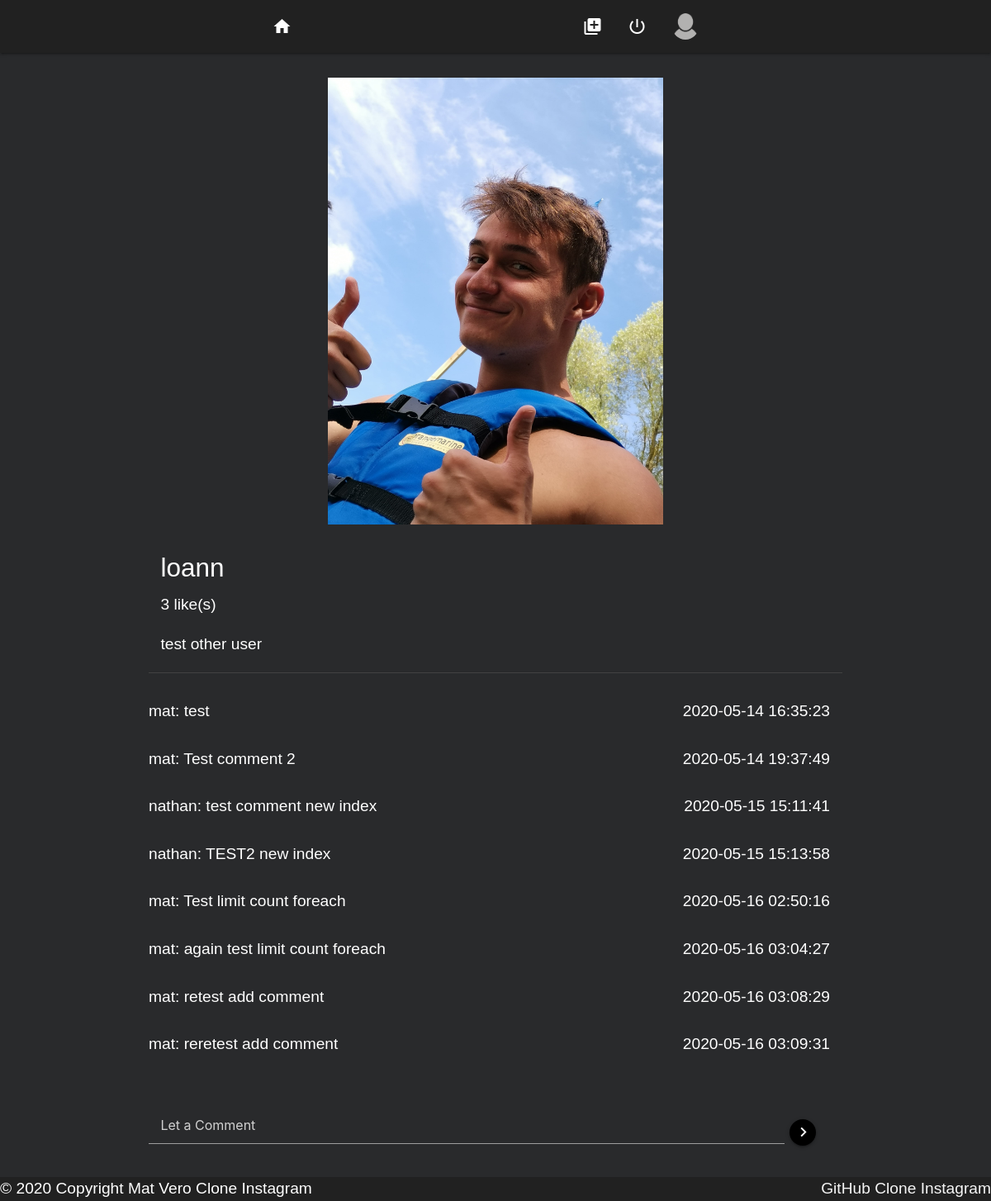
Screenshot of /photos/photo.php?id=4 with the database file from the repository.
### tables this page shows
CREATE TABLE `photos` (
  `id` int(11) NOT NULL,
  `user_id` int(11) NOT NULL,
  `urlphoto` varchar(255) DEFAULT NULL,
  `created_at` datetime NOT NULL,
  `caption` text NOT NULL,
  `ip_address` varchar(39) NOT NULL
);

CREATE TABLE `users` (
  `id` int(11) NOT NULL,
  `nickname` varchar(255) NOT NULL,
  `password` varchar(255) NOT NULL,
  `mail` varchar(255) NOT NULL,
  `created_at` datetime NOT NULL,
  `ip_address` varchar(39) NOT NULL,
  `profile_photo` varchar(255) DEFAULT '0'
);

CREATE TABLE `comments` (
  `id` int(11) NOT NULL,
  `photos_id` int(11) NOT NULL,
  `users_id` int(11) NOT NULL,
  `comment` text NOT NULL,
  `created_at` datetime NOT NULL,
  `ip_address` varchar(39) NOT NULL
);

### photos/photo.php (the view, shortened to what this page needs)
<?php
require '../connection.php';
require '../partials/header.php';
$photoid = $_GET['id'];
$allcommentsshow = $bdd->query(
    'SELECT comments.*, users.nickname, photos.id AS photo_id, photos.caption
                              FROM comments
                              INNER JOIN photos
                                ON photos.id = comments.photos_id
                                INNER JOIN users
                                ON users.id = comments.users_id
                              ORDER BY comments.created_at ASC'
);
$allcomments = $allcommentsshow->fetchAll(PDO::FETCH_ASSOC);
$reqUniquePhoto = $bdd->query('SELECT photos.*, users.nickname FROM photos INNER JOIN users ON users.id = photos.user_id WHERE photos.id=' . $photoid . '');
$photo = $reqUniquePhoto->fetch(PDO::FETCH_ASSOC);
?>
<section>
    <div class="container">
        <div class="row zoomall">
            <div class="col s12 offset s4">
                <div class="card-image">
                    <img class="zoomimg" src="../pictures/<?php echo $photo['urlphoto'] ?>">
                </div>
                <div class="section caption-zoom">
                    <h5><?= $photo['nickname'] ?></h5>
                    <?php
                        $likes = $bdd->prepare('SELECT id FROM likes WHERE photos_id = ?');
                        $likes->execute(array($photo['id']));
                        $likes = $likes->rowCount();
                    ?>
                    <span class="white-text left"><?= $likes ?> like(s)</span><br>
                    <p><?= $photo['caption'] ?></p>
                </div>
            </div>
        </div>
        <div class="divider grey darken-3"></div>
        <div class="row" id="allcomments">
            <?php foreach ($allcomments as $comment) {
                if ($comment['photos_id'] == $photoid) { ?>
                    <div class="update_comments">
                        <span class="textarea1  left"><?= $comment['nickname'] ?></span>
                        <span class="textarea1"> : <?= $comment['comment'] ?></span>
                        <span class="textarea1 right"> <?= $comment['created_at'] ?></span>
                    </div><br>
            <?php }
            }; ?>
        </div>
    </div>
    <div class="container">
        <div class="row fixed-bottom" id="add-comment">
            <form action="add-commentary.php" method="POST">
                <div class="input-message">
                    <input name="comment" class="materialize add-comment input-pink col l11 white-text" placeholder="Let a Comment">
                    <button class="btn-floating btn-small black waves-light  right btnsubmit" type="submit" name="submit"><i class="material-icons small right">chevron_right</i></button>
                </div>
            </form>
        </div>
    </div>
</section>
<?php
include '../partials/footer.php'
?>
</body>
</html>

### partials/header.php (shortened to what this page needs)
<?php
$reqPhotos = $bdd->query('SELECT photos.*, users.nickname, users.profile_photo AS photoProf FROM photos INNER JOIN users ON photos.user_id = users.id WHERE photos.user_id = users.id ORDER BY photos.created_at DESC');
$photos = $reqPhotos->fetchAll(PDO::FETCH_ASSOC);
?>
<!DOCTYPE html>
<html lang="en">
<head>
    <link rel="stylesheet" href="/css/materialize.min.css">
    <link rel="stylesheet" href="/css/style.css">
</head>
<body>
    <header>
        <div class="container-fluid">
            <nav class="row">
                <div class="nav-wrapper header grey darken-4 col s12 m7 offset-m2 l6 offset-l3">
                    <ul>
                        <li>
                            <a href="../index.php"><i class="material-icons">home</i></a>
                        </li>
                    </ul>
                    <?php
                    foreach ($photos as $photo) : ?>
                        <ul class="right">
                            <li>
                                <?php if ($photo['photoProf'] == 0) { ?>
                                    <a href="/profile/profile-user.php?userid=<?= $_SESSION['id'] ?>&nickname=<?= $_SESSION['nickname'] ?>">
                                        <div class="chip chip-profile">
                                            <img src="../pictures/picture_default.png" alt="Contact Person">
                                        </div>
                                    </a>
                                <?php
                                    $i = 0;
                                    if (++$i == 1) break;
                                }
                            endforeach; ?>
                            </li>
                        </ul>
                        <ul class="right">
                            <li>
                                <a href="../profile/add-photos.php" id="btnaddphoto"><i class="medium material-icons white-text center-align">add_to_photos</i></a>
                            </li>
                            <li>
                                <a href="../logout.php"><i class="medium material-icons white-text center-align">power_settings_new</i></a>
                            </li>
                        </ul>
                </div>
            </nav>
        </div>
    </header>

### css/style.css (style rules this page uses)
html { font-family: Arial, Helvetica, sans-serif; font-size: 1.2em; }
body { display: flex; min-height: 100vh; flex-direction: column; background-color: rgb(41, 42, 44); color: #ffffff; }
nav.row { background-color: #212121; }
section { flex: 1 0 auto; }
.input-yellow, .input-pink, .input-red { height: 45px!important; margin-bottom: 20px!important; color: #ffffff; }
div.header ul.right { line-height: 94px; }
ul li a { height: 64px; }
div.chip-profile { background-color: transparent; }
.btnsubmit { top: 15px; }
.zoomall { margin-bottom: 0px; }
div.card-image { display: flex; justify-content: center; margin-top: 10px; }
.zoomimg { max-width: 50%; max-height: 50%; }
.caption-zoom { padding: 15px 0px 0px 0px; }
#allcomments { margin-top: 32px; margin-bottom: 32px; padding-right: 15px; overflow: unset; overflow-x: hidden; top: 56px; scroll-behavior: smooth; }
form { height: auto; }
input.add-comment { width: 80%; }
.btn-floating.btn-small { margin-right: 32px; }
.btn-floating.btn-small i { margin-right: -1px; }

### rows the page displays
photos: urlphoto (picture), user.nickname "loann", caption "test other user"
comments: users.nickname "mat", comment "test", created_at "2020-05-14 16:35:23"
comments: users.nickname "mat", comment "Test comment 2", created_at "2020-05-14 19:37:49"
comments: users.nickname "nathan", comment "test comment new index", created_at "2020-05-15 15:11:41"
comments: users.nickname "nathan", comment "TEST2 new index", created_at "2020-05-15 15:13:58"
comments: users.nickname "mat", comment "Test limit count foreach", created_at "2020-05-16 02:50:16"
comments: users.nickname "mat", comment "again test limit count foreach", created_at "2020-05-16 03:04:27"
comments: users.nickname "mat", comment "retest add comment", created_at "2020-05-16 03:08:29"
comments: users.nickname "mat", comment "reretest add comment", created_at "2020-05-16 03:09:31"

### other values shown
$likes "3"
